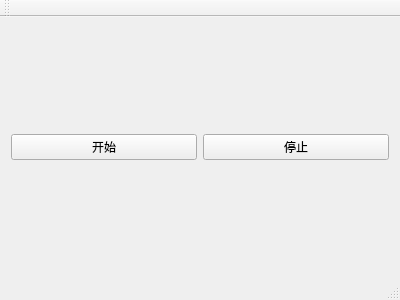
<?xml version="1.0" encoding="UTF-8"?>
<ui version="4.0">
 <class>MainWindow</class>
 <widget class="QMainWindow" name="MainWindow">
  <property name="geometry">
   <rect>
    <x>0</x>
    <y>0</y>
    <width>400</width>
    <height>300</height>
   </rect>
  </property>
  <property name="windowTitle">
   <string>MainWindow</string>
  </property>
  <widget class="QWidget" name="centralWidget">
   <layout class="QGridLayout" name="gridLayout">
    <item row="0" column="0">
     <widget class="QPushButton" name="pushButton_start">
      <property name="text">
       <string>开始</string>
      </property>
     </widget>
    </item>
    <item row="0" column="1">
     <widget class="QPushButton" name="pushButton_stop">
      <property name="text">
       <string>停止</string>
      </property>
     </widget>
    </item>
   </layout>
  </widget>
  <widget class="QMenuBar" name="menuBar">
   <property name="geometry">
    <rect>
     <x>0</x>
     <y>0</y>
     <width>400</width>
     <height>23</height>
    </rect>
   </property>
  </widget>
  <widget class="QToolBar" name="mainToolBar">
   <attribute name="toolBarArea">
    <enum>TopToolBarArea</enum>
   </attribute>
   <attribute name="toolBarBreak">
    <bool>false</bool>
   </attribute>
  </widget>
  <widget class="QStatusBar" name="statusBar"/>
 </widget>
 <layoutdefault spacing="6" margin="11"/>
 <resources/>
 <connections/>
</ui>
